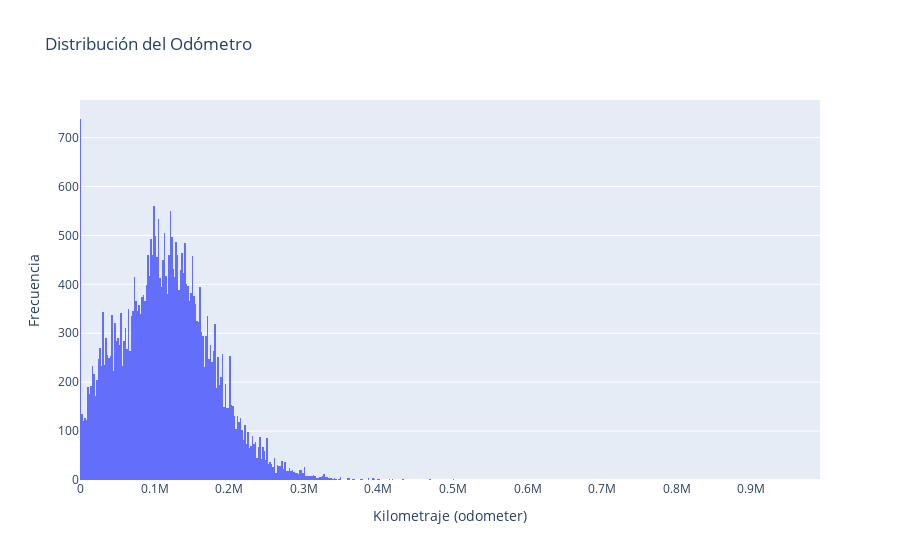

Here is the notebook cell this chart was saved with:
### Markdown cell above
# 7. Historgrama de distribución del Odómetro

### Code cell
# Crear histograma con Plotly
fig = go.Figure(data=[go.Histogram(x=df['odometer'])])

# Añadir título y etiquetas si quieres
fig.update_layout(
    title='Distribución del Odómetro',
    xaxis_title='Kilometraje (odometer)',
    yaxis_title='Frecuencia'
)

# Mostrar en Jupyter
fig.show()

### Figure 1 — Plotly figure (JSON) as saved in the notebook; plotly's stock layout.template omitted (floating-point values rounded to 4 significant figures; data arrays with more than 128 entries replaced by an {"elided": "..."} marker saying what was removed)
{"data": [{"type": "histogram", "x": {"elided": "36419 int values"}}], "layout": {"title": {"text": "Distribución del Odómetro"}, "xaxis": {"title": {"text": "Kilometraje (odometer)"}}, "yaxis": {"title": {"text": "Frecuencia"}}}}
